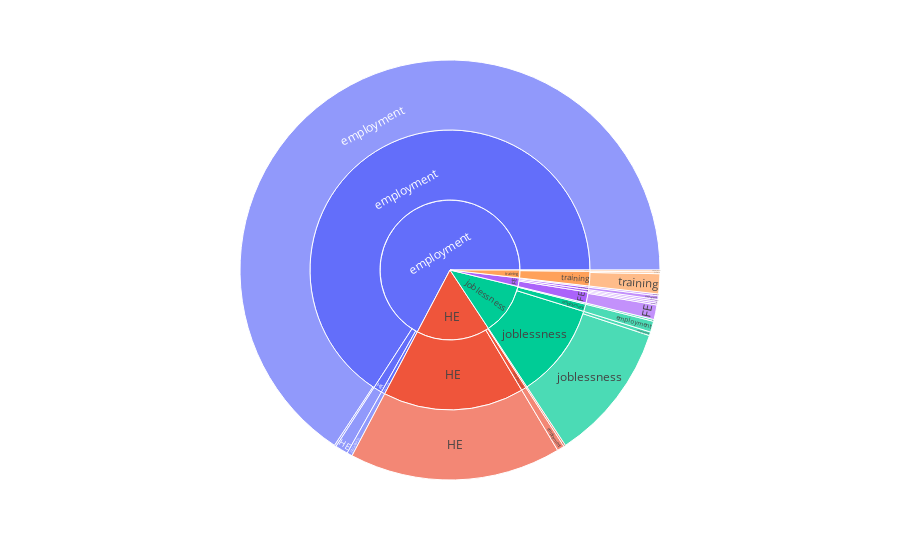

The cell this chart's notebook holds for it:
### Code cell
#pas sûr qu'il faille faire un groupby ! Au contraire même je pense
x = df[['Sep.98', 'Oct.98', 'Nov.98', 'id']].groupby(['Sep.98', 'Oct.98', 'Nov.98'])['id'].count().reset_index()
x = x.rename(columns = {'id':'values'})

fig = px.sunburst(
    x,
    path = ['Sep.98', 'Oct.98', 'Nov.98'],
    values = 'values',
)
fig.show()

### Figure 1 — Plotly figure (JSON) as saved in the notebook; plotly's stock layout.template omitted (floating-point values rounded to 4 significant figures)
{"data": [{"branchvalues": "total", "domain": {"x": [0, 1], "y": [0, 1]}, "hovertemplate": "labels=%{label}<br>value=%{value}<br>parent=%{parent}<br>id=%{id}<extra></extra>", "ids": ["FE/FE/FE", "FE/HE/HE", "HE/HE/HE", "employment/HE/HE", "joblessness/HE/HE", "FE/HE/employment", "FE/employment/employment", "HE/employment/employment", "employment/employment/employment", "joblessness/employment/employment", "training/employment/employment", "joblessness/joblessness/employment", "FE/FE/joblessness", "employment/employment/joblessness", "FE/joblessness/joblessness", "employment/joblessness/joblessness", "joblessness/joblessness/joblessness", "training/training/joblessness", "HE/training/training", "training/training/training", "FE/FE", "FE/HE", "HE/HE", "employment/HE", "joblessness/HE", "FE/employment", "HE/employment", "employment/employment", "joblessness/employment", "training/employment", "FE/joblessness", "employment/joblessness", "joblessness/joblessness", "HE/training", "training/training", "FE", "HE", "employment", "joblessness", "training"], "labels": ["FE", "HE", "HE", "HE", "HE", "employment", "employment", "employment", "employment", "employment", "employment", "employment", "joblessness", "joblessness", "joblessness", "joblessness", "joblessness", "joblessness", "training", "training", "FE", "HE", "HE", "HE", "HE", "employment", "employment", "employment", "employment", "employment", "joblessness", "joblessness", "joblessness", "training", "training", "FE", "HE", "employment", "joblessness", "training"], "name": "", "parents": ["FE/FE", "FE/HE", "HE/HE", "employment/HE", "joblessness/HE", "FE/HE", "FE/employment", "HE/employment", "employment/employment", "joblessness/employment", "training/employment", "joblessness/joblessness", "FE/FE", "employment/employment", "FE/joblessness", "employment/joblessness", "joblessness/joblessness", "training/training", "HE/training", "training/training", "FE", "FE", "HE", "employment", "joblessness", "FE", "HE", "employment", "joblessness", "training", "FE", "employment", "joblessness", "HE", "training", "", "", "", "", ""], "type": "sunburst", "values": [8, 1, 116, 7, 1, 1, 2, 4, 468, 6, 1, 2, 1, 1, 1, 3, 76, 1, 1, 11, 9, 2, 116, 7, 1, 2, 4, 469, 6, 1, 1, 3, 78, 1, 12, 14, 121, 479, 85, 13]}], "layout": {"legend": {"tracegroupgap": 0}, "margin": {"t": 60}}}
